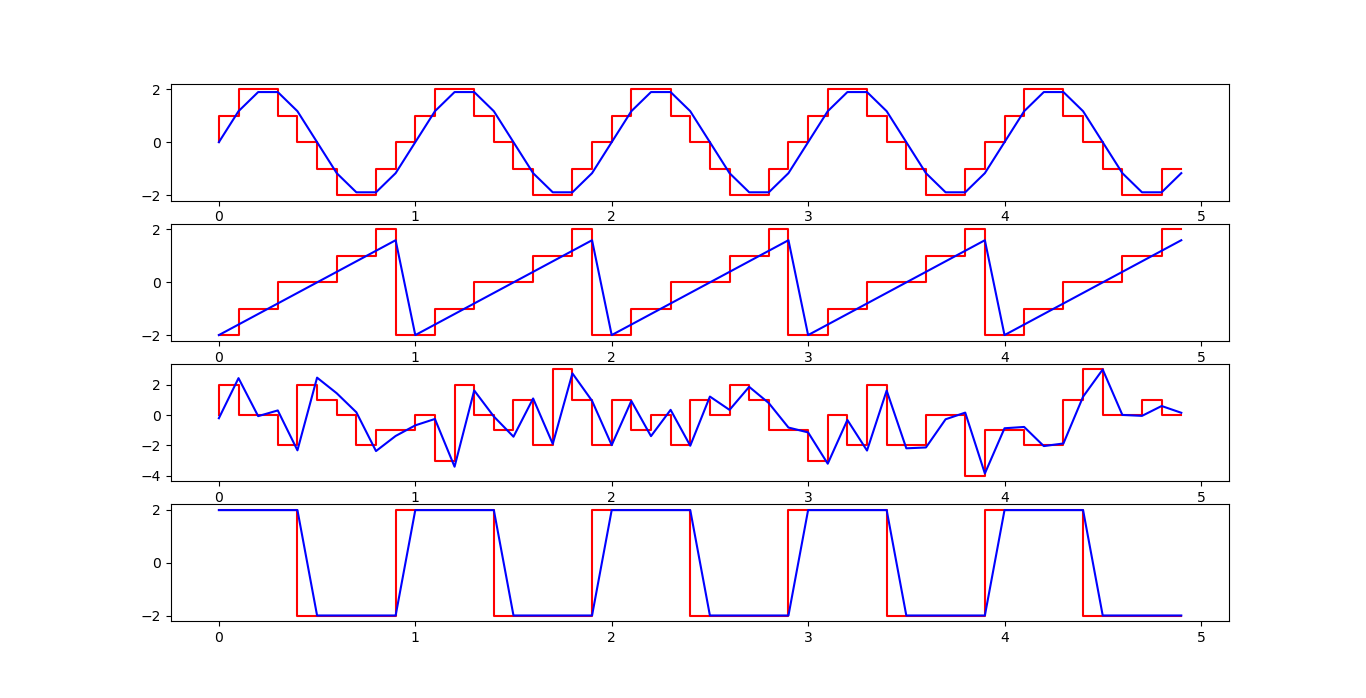

Python code for this plot:
import numpy as np
import scipy.signal as sc
import matplotlib.pyplot as plt

signalFrec = 1
N          = 50
fs         = 10
Bits       = 2
t          = np.arange(0,N/fs,1/fs)
signalC    = np.array([(2**7-1)*np.sin(2*np.pi*signalFrec*t),
             (2**7-1)*sc.sawtooth(2*np.pi*t,1),
             (2**7-1)*np.random.normal(0,1,len(t)),
             (2**7-1)*sc.square(2*np.pi*t,0.5)])

signalQ  = np.copy(signalC).astype(np.int16)
signalC  /= 2**(8-Bits)
signalQ += (2**(8-Bits))//2
signalQ  >>= 8-Bits

fig      = plt.figure()
for i in range(len(signalC)):
    contiAxe = fig.add_subplot(4,1,i+1)
    plt.step(t,signalQ[i],'r-')
    plt.plot(t,signalC[i],'b-')

plt.show()
